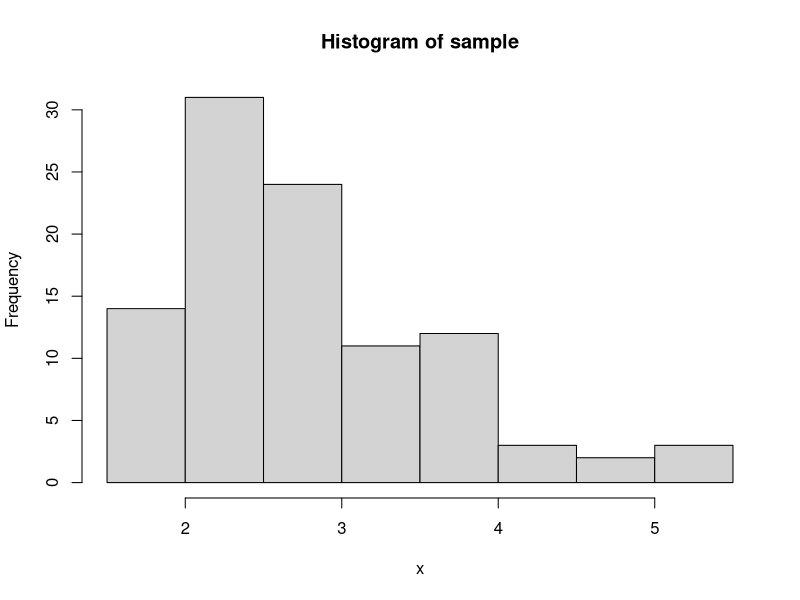
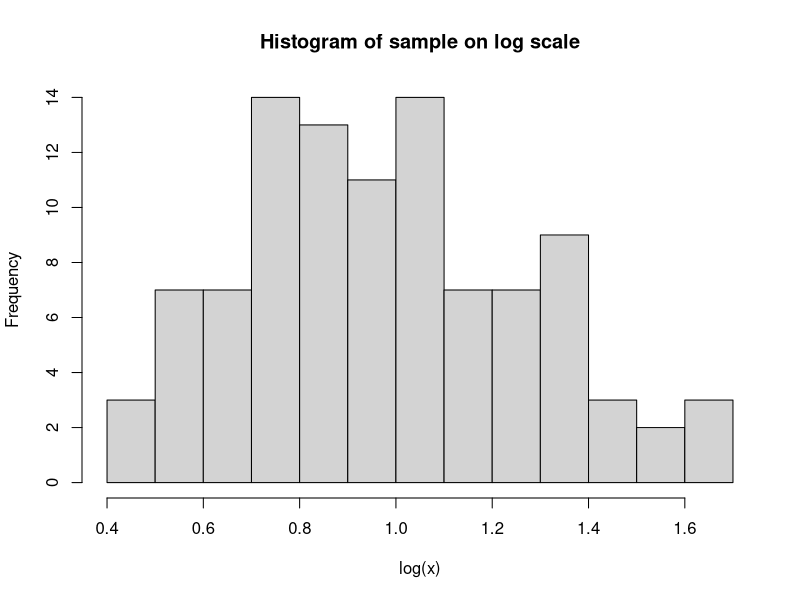

Here is the R script that generated these plots, in order:
## ---- chunk 1
knitr::opts_chunk$set(echo = TRUE)
## ---- chunk 2
x <- rlnorm(n = 100, meanlog = 1, sdlog = 0.25)
## ---- chunk 3
hist(x = x, main = "Histogram of sample", breaks = 10)
## ---- chunk 4
xlog <- log(x)
hist(x = xlog, main = "Histogram of sample on log scale", breaks = 10, xlab = "log(x)")
